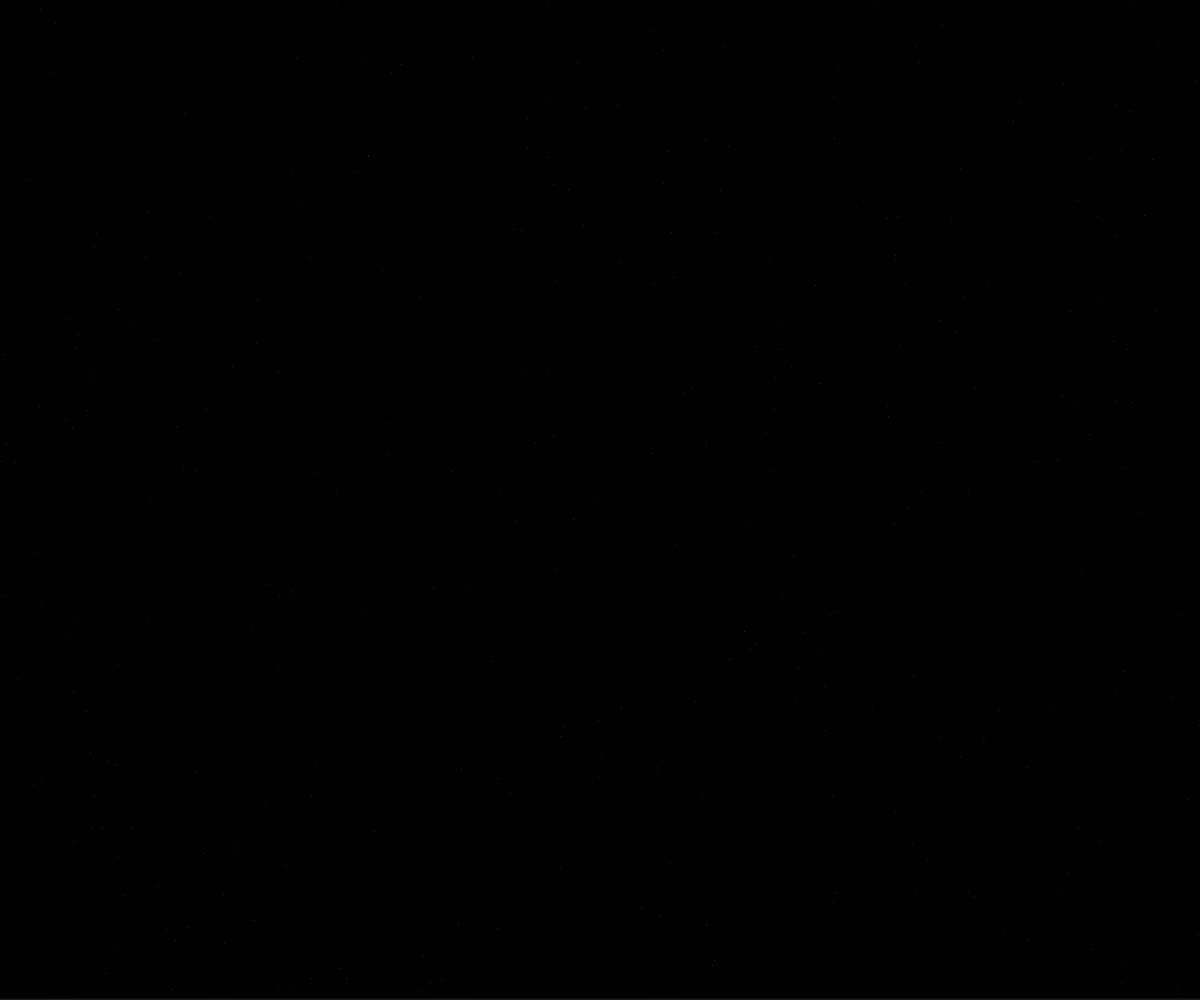
Frame 1 (no input)
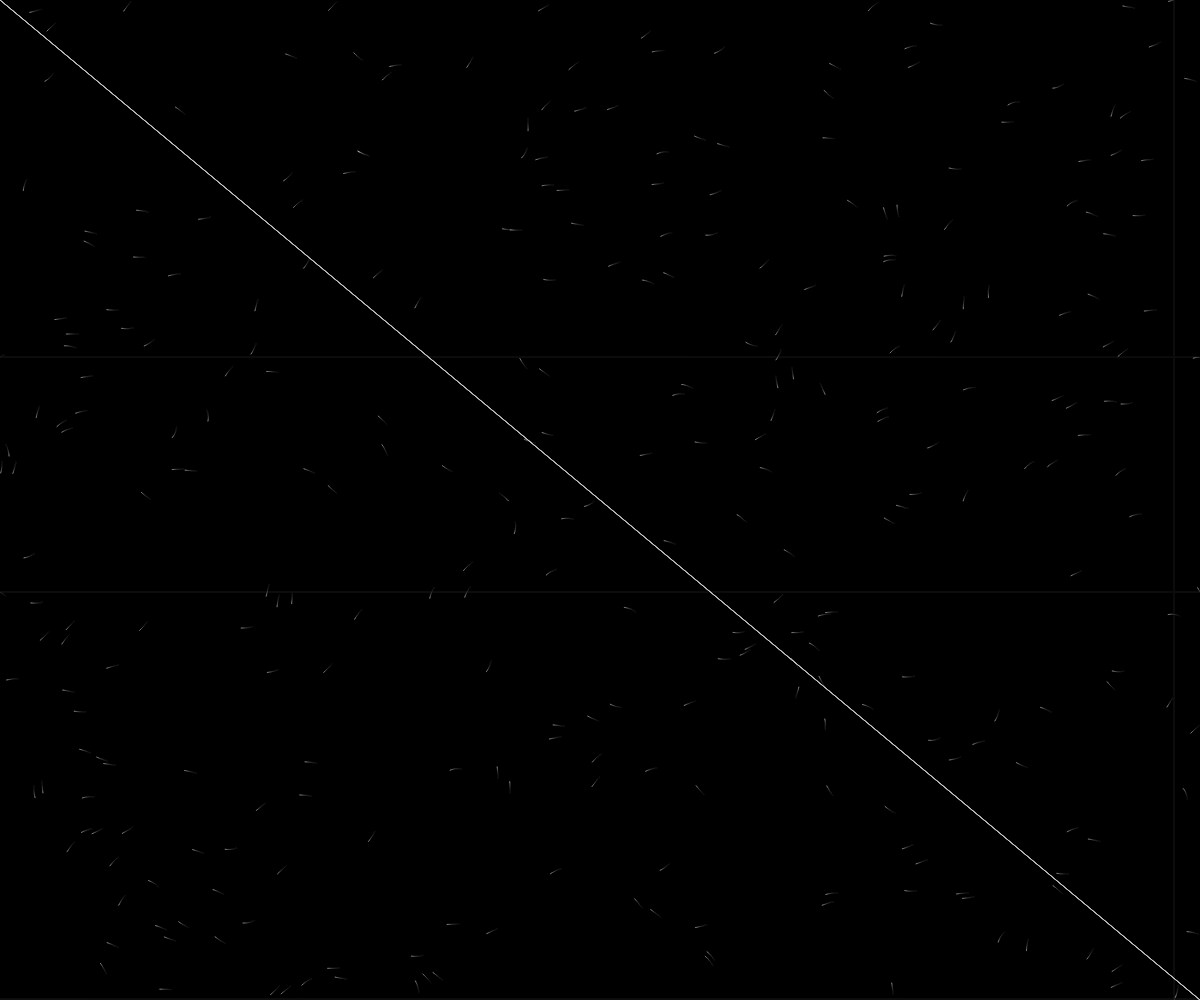
Frame 60 (no input)
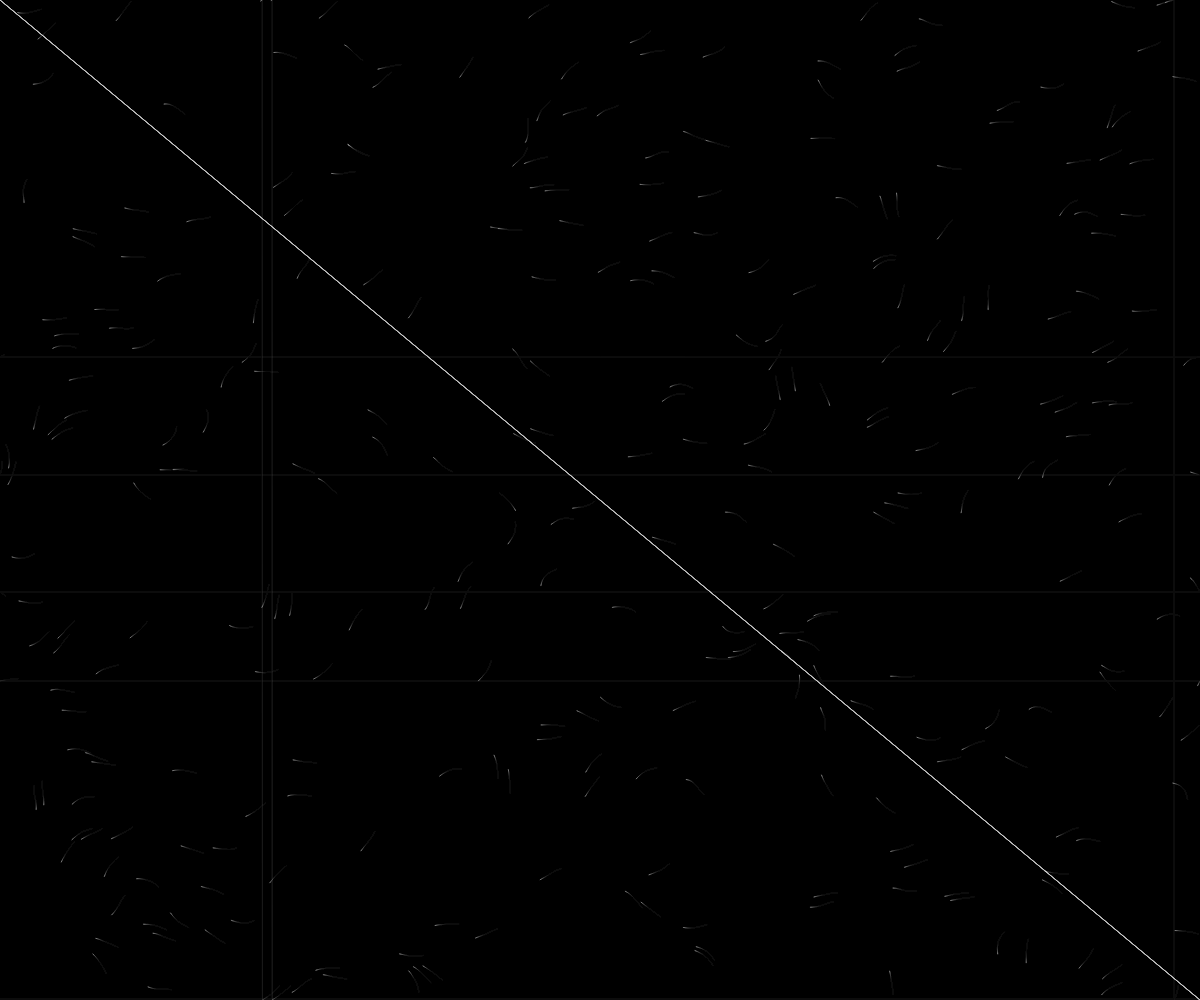
Frame 120 (the mouse pressed at the canvas centre since frame 60)

The p5.js sketch that drew these frames (run headless with seeded random() and noise() and a simulated clock; from frame 60 on, the mouse is pressed at the canvas centre):

// p5.js sketch
// ── sketch.js

let particles = [];
const num = 300; // Reduced particle count for a more subtle look
const noiseScale = 0.01;
const speed = 0.2; // Slowed down the particle speed
let zoff = 0;

function setup() {
  createCanvas(windowWidth, windowHeight);
  for (let i = 0; i < num; i++) {
    particles.push(createVector(random(width), random(height)));
  }
  stroke(255, 40); // Made the lines slightly more transparent
  background(0);
}

function draw() {
  background(0, 10); // Faster fade for a cleaner, more minimal trail
  zoff += 0.001; // Slowed down the noise evolution for calmer changes

  for (let i = 0; i < particles.length; i++) {
    let p = particles[i];
    // Simplified angle calculation for smoother, less chaotic flow
    let angle = noise(p.x * noiseScale, p.y * noiseScale, zoff) * TWO_PI;
    let v = p5.Vector.fromAngle(angle);
    v.mult(speed);
    
    let pOld = p.copy();
    p.add(v);

    if (p.x > width) p.x = 0;
    if (p.x < 0) p.x = width;
    if (p.y > height) p.y = 0;
    if (p.y < 0) p.y = height;

    line(pOld.x, pOld.y, p.x, p.y);
  }
}

function windowResized() {
  resizeCanvas(windowWidth, windowHeight);
  background(0);
  particles = [];
   for (let i = 0; i < num; i++) {
    particles.push(createVector(random(width), random(height)));
  }
}
